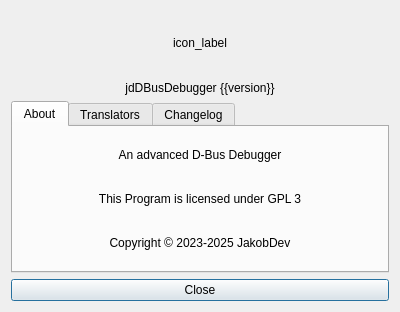
<?xml version="1.0" encoding="UTF-8"?>
<ui version="4.0">
 <class>AboutDialog</class>
 <widget class="QDialog" name="AboutDialog">
  <property name="geometry">
   <rect>
    <x>0</x>
    <y>0</y>
    <width>400</width>
    <height>312</height>
   </rect>
  </property>
  <property name="windowTitle">
   <string>About</string>
  </property>
  <layout class="QVBoxLayout" name="verticalLayout">
   <item>
    <widget class="QLabel" name="icon_label">
     <property name="sizePolicy">
      <sizepolicy hsizetype="Preferred" vsizetype="Preferred">
       <horstretch>0</horstretch>
       <verstretch>0</verstretch>
      </sizepolicy>
     </property>
     <property name="minimumSize">
      <size>
       <width>64</width>
       <height>64</height>
      </size>
     </property>
     <property name="text">
      <string notr="true">icon_label</string>
     </property>
     <property name="alignment">
      <set>Qt::AlignCenter</set>
     </property>
    </widget>
   </item>
   <item>
    <widget class="QLabel" name="version_label">
     <property name="text">
      <string notr="true">jdDBusDebugger {{version}}</string>
     </property>
     <property name="alignment">
      <set>Qt::AlignCenter</set>
     </property>
    </widget>
   </item>
   <item>
    <widget class="QTabWidget" name="tab_widget">
     <property name="currentIndex">
      <number>0</number>
     </property>
     <widget class="QWidget" name="tab">
      <attribute name="title">
       <string>About</string>
      </attribute>
      <layout class="QVBoxLayout" name="verticalLayout_2">
       <item>
        <widget class="QLabel" name="label">
         <property name="text">
          <string>An advanced D-Bus Debugger</string>
         </property>
         <property name="alignment">
          <set>Qt::AlignCenter</set>
         </property>
        </widget>
       </item>
       <item>
        <widget class="QLabel" name="label_2">
         <property name="text">
          <string>This Program is licensed under GPL 3</string>
         </property>
         <property name="alignment">
          <set>Qt::AlignCenter</set>
         </property>
        </widget>
       </item>
       <item>
        <widget class="QLabel" name="label_3">
         <property name="text">
          <string notr="true">Copyright © 2023-2025 JakobDev</string>
         </property>
         <property name="alignment">
          <set>Qt::AlignCenter</set>
         </property>
        </widget>
       </item>
      </layout>
     </widget>
     <widget class="QWidget" name="tab_2">
      <attribute name="title">
       <string>Translators</string>
      </attribute>
      <layout class="QVBoxLayout" name="verticalLayout_3">
       <item>
        <widget class="QLabel" name="label_4">
         <property name="text">
          <string>The following people translated jdDBusDebugger:</string>
         </property>
         <property name="alignment">
          <set>Qt::AlignCenter</set>
         </property>
         <property name="wordWrap">
          <bool>true</bool>
         </property>
        </widget>
       </item>
       <item>
        <widget class="QTextEdit" name="translators_edit">
         <property name="readOnly">
          <bool>true</bool>
         </property>
        </widget>
       </item>
      </layout>
     </widget>
     <widget class="QWidget" name="tab_3">
      <attribute name="title">
       <string>Changelog</string>
      </attribute>
      <layout class="QVBoxLayout" name="verticalLayout_4">
       <item>
        <widget class="QTextEdit" name="changelog_edit">
         <property name="readOnly">
          <bool>true</bool>
         </property>
        </widget>
       </item>
      </layout>
     </widget>
    </widget>
   </item>
   <item>
    <widget class="QPushButton" name="close_button">
     <property name="text">
      <string>Close</string>
     </property>
    </widget>
   </item>
  </layout>
 </widget>
 <resources/>
 <connections/>
</ui>
